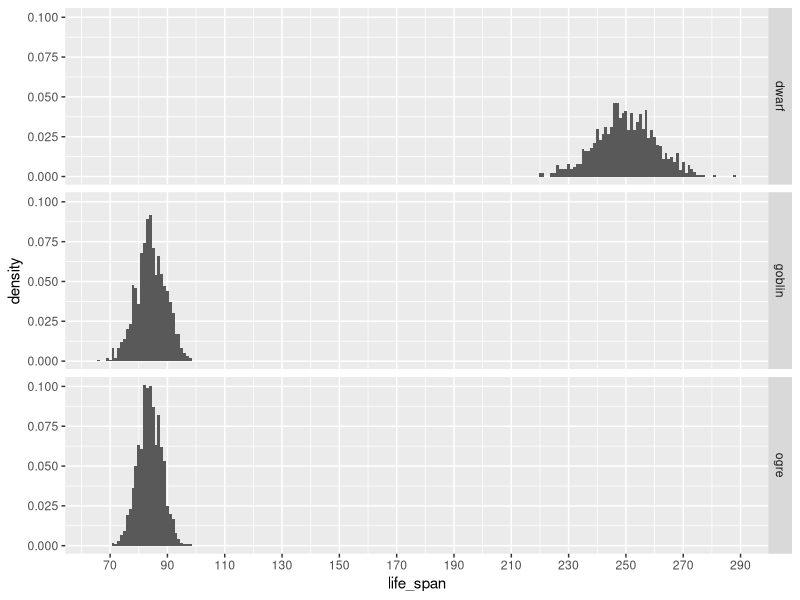
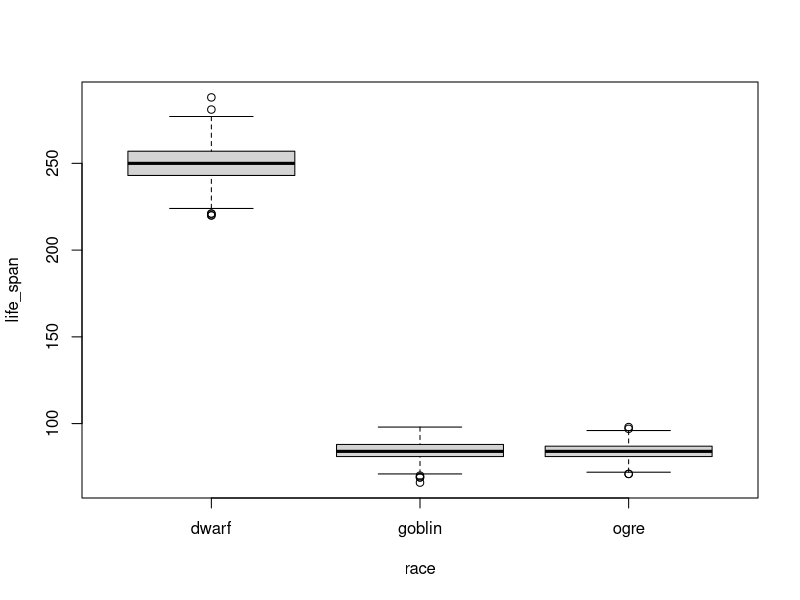

These charts were generated, in order, by the following R code:
library(ggplot2)

set.seed(1)

# d - dwarves
# o - ogres
# g - goblins

m_d <- 250
m_o <- 83.9
m_g <- 84.1

sd_d <- 10
sd_o <- 4
sd_g <- 5

# ls - life span

sample_size = 1000

ls_d <- round(rnorm(n = sample_size, mean = m_d, sd = sd_d), 0)
ls_o <- round(rnorm(n = sample_size, mean = m_o, sd = sd_o), 0)
ls_g <- round(rnorm(n = sample_size, mean = m_g, sd = sd_g), 0)

# combine data

life_span <- c(ls_d, ls_o, ls_g)
race <- c(rep("dwarf", sample_size), rep("ogre", sample_size), rep("goblin", sample_size))

creatures <- data.frame(life_span, race)

head(creatures)
summary(creatures)

ggplot(creatures, aes(x = life_span, y = ..density..)) +
    geom_histogram(binwidth = 1) +
    facet_grid(race ~ .) +
    scale_x_continuous(breaks = seq(from = 50, to = 290, by = 20))

boxplot(life_span ~ race, data = creatures)

# check normality

shapiro.test(as.matrix(subset(creatures, race == "dwarf", select = "life_span")))
shapiro.test(as.matrix(subset(creatures, race == "ogre", select = "life_span")))
shapiro.test(as.matrix(subset(creatures, race == "goblin", select = "life_span")))

# one-way ANOVA

oneway.test(life_span ~ race, data = creatures)

oneway.test(life_span ~ race, data = subset(creatures, race != "dwarf"))

# We can conclude that life expectancy varies significantly across races.

# Kruskal-Wallis test
kruskal.test(life_span ~ race, data = creatures)
